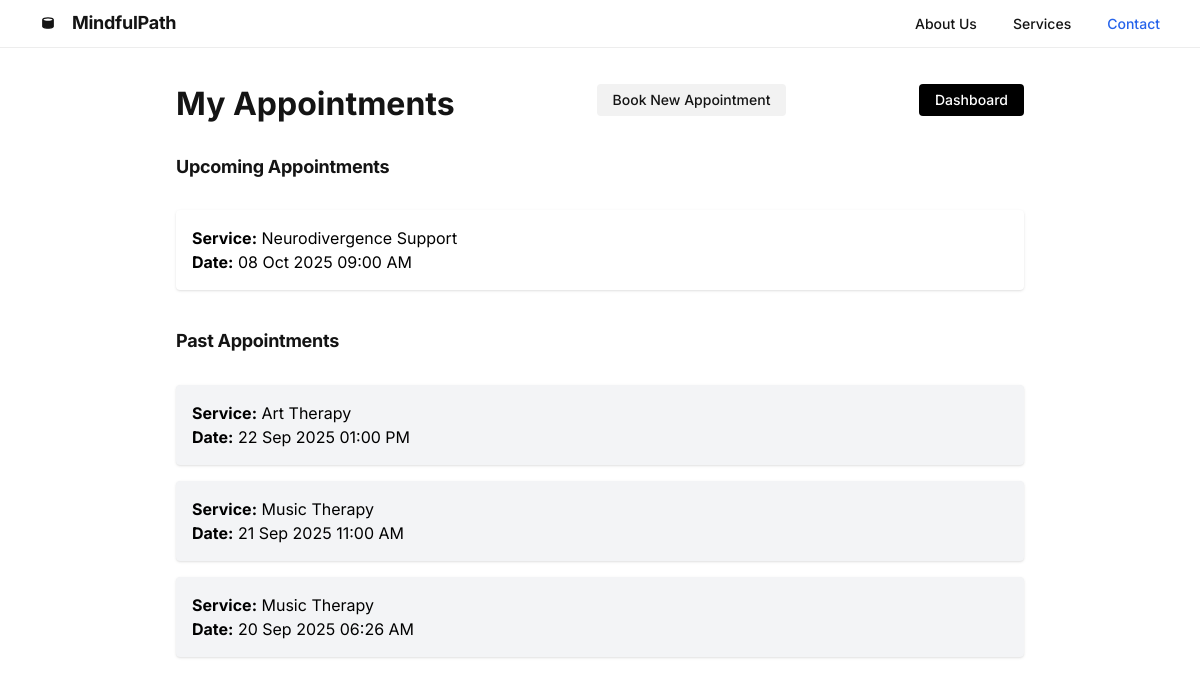
Page /my-appointments (signed in) on the committed database.
### app1.py (models this page shows)
class Appointment(db.Model):
    id = db.Column(db.Integer, primary_key=True)
    user_id = db.Column(db.Integer, db.ForeignKey('user.id'), nullable=False)
    service = db.Column(db.String(100), nullable=False)
    appointment_date = db.Column(db.DateTime, nullable=False)  # datetime of appointment
    created_at = db.Column(db.DateTime, default=lambda: datetime.now(timezone.utc))

### app1.py (the view)
@app.route('/my-appointments')
@login_required
def my_appointments():
    now = datetime.now(timezone.utc)
    now = datetime.now(timezone.utc)
    upcoming_appointments = Appointment.query.filter(
    Appointment.user_id == current_user.id,
    Appointment.appointment_date >= now
).order_by(Appointment.appointment_date.asc()).all()
    past_appointments = Appointment.query.filter(
    Appointment.user_id == current_user.id,
    Appointment.appointment_date < now
).order_by(Appointment.appointment_date.desc()).all()
    return render_template(
        'my_appointments.html',
        upcoming_appointments=upcoming_appointments,
        past_appointments=past_appointments,
        user=current_user
    )

### app1.py (called while the page is built)
@login_manager.user_loader
def load_user(user_id):
    return User.query.get(int(user_id))

### templates/my_appointments.html (shortened to what this page needs)
<!DOCTYPE html>
<html lang="en">
<head>
    <script src="https://cdn.tailwindcss.com?plugins=forms,container-queries"></script>
</head>
<body>
    <div class="relative flex size-full min-h-screen flex-col bg-white group/design-root overflow-x-hidden"
         style='font-family: Inter, "Noto Sans", sans-serif;'>
        <div class="layout-container flex h-full grow flex-col">
            <header class="flex items-center justify-between whitespace-nowrap border-b border-solid border-b-[#ededed] px-10 py-3">
                <div class="flex items-center gap-4 text-[#141414]">
                    <div class="size-4">
                    </div>
                    <h2 class="text-[#141414] text-lg font-bold leading-tight tracking-[-0.015em]">
                        <a href="/">MindfulPath</a>
                    </h2>
                </div>
                <div class="flex flex-1 justify-end gap-8">
                    <div class="flex items-center gap-9">
                        <a class="text-[#141414] text-sm font-medium leading-normal hover:text-blue-600 transition-all" href="/about-us">About Us</a>
			<a class="text-[#141414] text-sm font-medium leading-normal hover:text-blue-600 transition-all" href="/services">Services</a>
			<a class="text-blue-600 text-sm font-medium leading-normal hover:text-blue-700 transition-all" href="/contact-us">Contact</a>
                    </div>
                </div>
            </header>
            <div class="px-40 flex flex-1 justify-center py-5">
                <div class="layout-content-container flex flex-col max-w-[960px] flex-1">
                    <div class="flex flex-wrap justify-between gap-3 p-4">
                        <p class="text-[#141414] tracking-light text-[32px] font-bold leading-tight min-w-72">
                            My Appointments
                        </p>
                        <a href="{{ url_for('book_appointment') }}"
                           class="flex min-w-[84px] max-w-[480px] cursor-pointer items-center justify-center overflow-hidden rounded h-8 px-4 bg-[#f2f2f2] text-[#141414] text-sm font-medium leading-normal">
                           Book New Appointment
                        </a>
                        <a href="{{ url_for('dashboard_patient') }}"
                           class="flex min-w-[84px] max-w-[480px] cursor-pointer items-center justify-center overflow-hidden rounded h-8 px-4 bg-black text-white text-sm font-medium leading-normal">
                           Dashboard
                        </a>
                    </div>
                    <h3 class="text-[#141414] text-lg font-bold leading-tight tracking-[-0.015em] px-4 pb-2 pt-4">
                        Upcoming Appointments
                    </h3>
                    <div class="flex flex-col px-4 py-6 space-y-4">
                        {% if upcoming_appointments %}
                            {% for appt in upcoming_appointments %}
                                <div class="p-4 bg-white rounded shadow">
                                    <p><strong>Service:</strong> {{ appt.service }}</p>
                                    <p><strong>Date:</strong> {{ appt.appointment_date.strftime('%d %b %Y %I:%M %p') }}</p>
                                </div>
                            {% endfor %}
                        {% else %}
                            <p class="text-center text-gray-500">No upcoming appointments</p>
                        {% endif %}
                    </div>
                    <h3 class="text-[#141414] text-lg font-bold leading-tight tracking-[-0.015em] px-4 pb-2 pt-4">
                        Past Appointments
                    </h3>
                    <div class="flex flex-col px-4 py-6 space-y-4">
                        {% if past_appointments %}
                            {% for appt in past_appointments %}
                                <div class="p-4 bg-gray-100 rounded shadow">
                                    <p><strong>Service:</strong> {{ appt.service }}</p>
                                    <p><strong>Date:</strong> {{ appt.appointment_date.strftime('%d %b %Y %I:%M %p') }}</p>
                                </div>
                            {% endfor %}
                        {% else %}
                            <p class="text-center text-gray-500">No past appointments</p>
                        {% endif %}
                    </div>
                </div>
            </div>
        </div>
    </div>
</body>
</html>

### rows in the picture
Appointment: service "Neurodivergence Support", appointment_date "08 Oct 2025 09:00 AM"
Appointment: service "Art Therapy", appointment_date "22 Sep 2025 01:00 PM"
Appointment: service "Music Therapy", appointment_date "21 Sep 2025 11:00 AM"
Appointment: service "Music Therapy", appointment_date "20 Sep 2025 06:26 AM"
